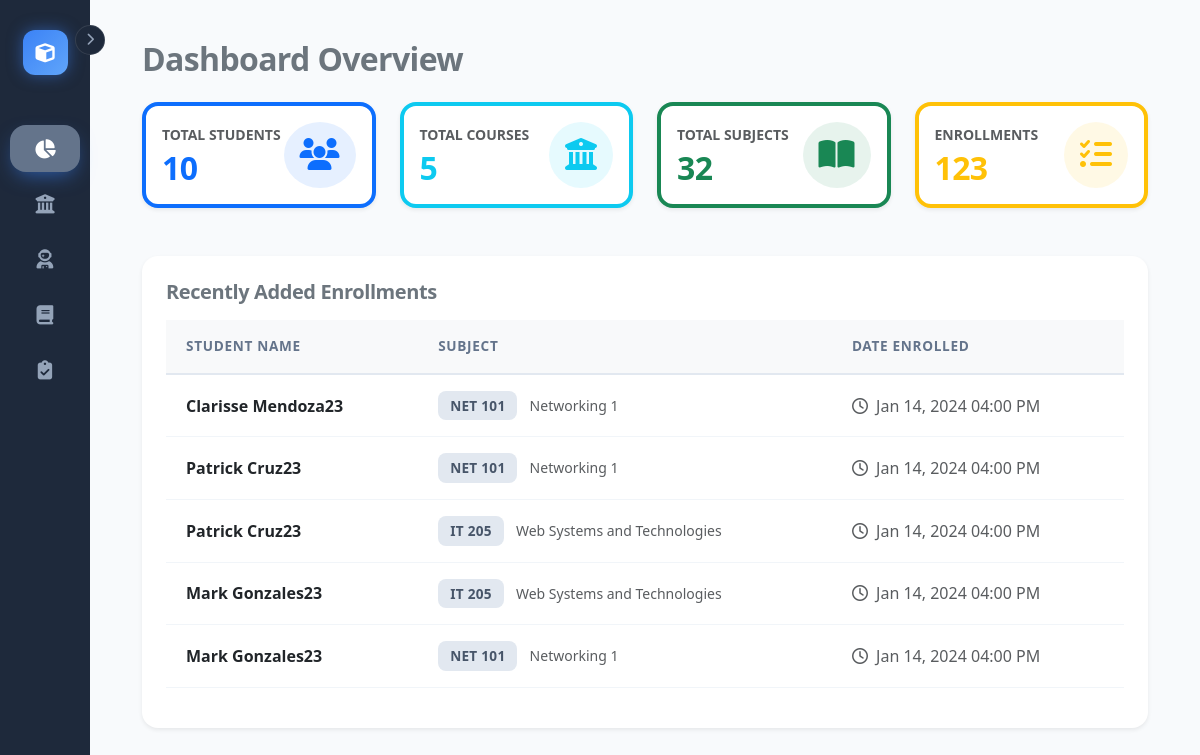
Before: /pages/dashboard.php with the older database file.
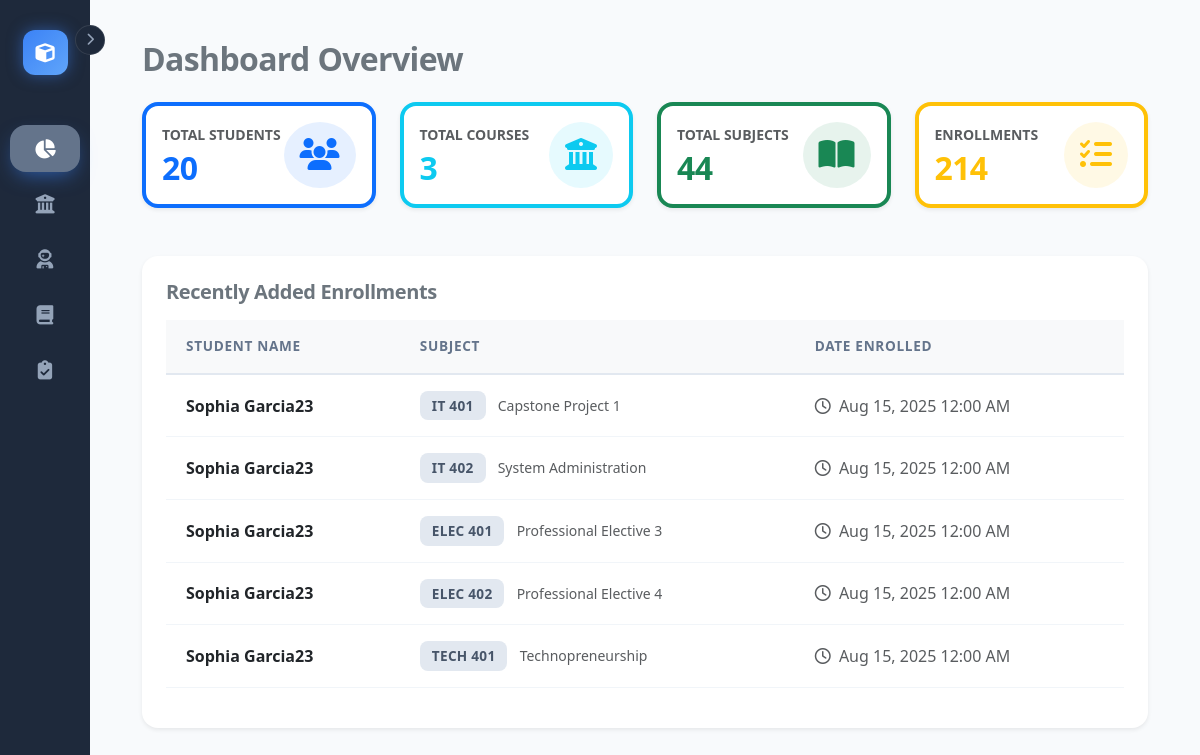
After: the same page with the newer database file.
### tables this page shows
CREATE TABLE `enrollments` (
  `id` int(11) NOT NULL AUTO_INCREMENT,
  `student_id` int(11) NOT NULL,
  `subject_id` int(11) NOT NULL,
  `enrolled_at` timestamp NOT NULL DEFAULT current_timestamp(),
  PRIMARY KEY (`id`),
  FOREIGN KEY (`student_id`) REFERENCES `students` (`id`) ON DELETE CASCADE,
  FOREIGN KEY (`subject_id`) REFERENCES `curriculum` (`CurriculumID`) ON DELETE CASCADE
);

CREATE TABLE `students` (
  `id` int(11) NOT NULL AUTO_INCREMENT,
  `lastname` varchar(50) NOT NULL,
  `firstname` varchar(50) NOT NULL,
  `middlename` varchar(50) DEFAULT NULL,
  `age` int(11) NOT NULL,
  `email` varchar(100) NOT NULL,
  `phone` varchar(20) DEFAULT NULL,
  `created_at` timestamp NOT NULL DEFAULT current_timestamp(),
  PRIMARY KEY (`id`),
  UNIQUE KEY `email` (`email`)
);

CREATE TABLE `curriculum` (
  `CurriculumID` int(11) NOT NULL AUTO_INCREMENT,
  `courseID` varchar(10) DEFAULT NULL,
  `subject_code` varchar(20) NOT NULL,
  `description` text NOT NULL,
  `year_level` int(11) NOT NULL,
  `semester` varchar(20) NOT NULL,
  `units` int(11) NOT NULL DEFAULT 3,
  PRIMARY KEY (`CurriculumID`),
  FOREIGN KEY (`courseID`) REFERENCES `course` (`courseID`) ON DELETE SET NULL
);

### pages/dashboard.php (the view, shortened to what the changed rows need)
<?php
require '../config/db.php';
$stats = [
    'students' => $pdo->query("SELECT COUNT(*) FROM students")->fetchColumn(),
    'subjects' => $pdo->query("SELECT COUNT(*) FROM curriculum")->fetchColumn(),
    'courses'  => $pdo->query("SELECT COUNT(*) FROM course")->fetchColumn(),
    'enrollments' => $pdo->query("SELECT COUNT(*) FROM enrollments")->fetchColumn()
];
$recent_activity = $pdo->query("
    SELECT s.firstname, s.lastname, c.subject_code, c.description, e.enrolled_at
    FROM enrollments e
    JOIN students s ON e.student_id = s.id
    JOIN curriculum c ON e.subject_id = c.CurriculumID
    ORDER BY e.enrolled_at DESC LIMIT 5
")->fetchAll();
?>
<?php include '../includes/sidebar.php'; ?>
<div class="container-fluid main-content">
    <h2 class="mb-4 fw-bold text-secondary">Dashboard Overview</h2>
    <div class="row g-4 mb-5">
        <div class="col-md-3">
            <div class="card p-3 border-start border-4 border-primary shadow-sm h-100">
                <div class="d-flex justify-content-between align-items-center">
                    <div>
                        <p class="text-muted mb-1 text-uppercase fw-bold small">Total Students</p>
                        <h2 class="fw-bold mb-0 text-primary"><?php echo $stats['students']; ?></h2>
                    </div>
                </div>
            </div>
        </div>
        <div class="col-md-3">
            <div class="card p-3 border-start border-4 border-info shadow-sm h-100">
                <div class="d-flex justify-content-between align-items-center">
                    <div>
                        <p class="text-muted mb-1 text-uppercase fw-bold small">Total Courses</p>
                        <h2 class="fw-bold mb-0 text-info"><?php echo $stats['courses']; ?></h2>
                    </div>
                </div>
            </div>
        </div>
        <div class="col-md-3">
            <div class="card p-3 border-start border-4 border-success shadow-sm h-100">
                <div class="d-flex justify-content-between align-items-center">
                    <div>
                        <p class="text-muted mb-1 text-uppercase fw-bold small">Total Subjects</p>
                        <h2 class="fw-bold mb-0 text-success"><?php echo $stats['subjects']; ?></h2>
                    </div>
                </div>
            </div>
        </div>
        <div class="col-md-3">
            <div class="card p-3 border-start border-4 border-warning shadow-sm h-100">
                <div class="d-flex justify-content-between align-items-center">
                    <div>
                        <p class="text-muted mb-1 text-uppercase fw-bold small">Enrollments</p>
                        <h2 class="fw-bold mb-0 text-warning"><?php echo $stats['enrollments']; ?></h2>
                    </div>
                </div>
            </div>
        </div>
    </div>
    <div class="card border-0 shadow-sm p-4">
        <div class="table-responsive">
            <table class="table table-hover align-middle">
                <thead class="bg-light">
                    <tr>
                        <th>Student Name</th>
                        <th>Subject</th>
                        <th>Date Enrolled</th>
                    </tr>
                </thead>
                <tbody>
                    <?php if (count($recent_activity) > 0): ?>
                        <?php foreach ($recent_activity as $act): ?>
                        <tr>
                            <td class="fw-bold text-dark">
                                <?php echo htmlspecialchars($act['firstname'] . ' ' . $act['lastname']); ?>
                            </td>
                            <td>
                                <span class="badge bg-primary bg-opacity-10 text-primary">
                                    <?php echo htmlspecialchars($act['subject_code']); ?>
                                </span>
                                <span class="text-muted small ms-2"><?php echo htmlspecialchars($act['description']); ?></span>
                            </td>
                            <td class="text-muted small">
                                <i class="far fa-clock me-1"></i>
                                <?php echo date('M d, Y h:i A', strtotime($act['enrolled_at'])); ?>
                            </td>
                        </tr>
                        <?php endforeach; ?>
                    <?php else: ?>
                        <tr>
                            <td colspan="3" class="text-center text-muted py-4">No recent activity found.</td>
                        </tr>
                    <?php endif; ?>
                </tbody>
            </table>
        </div>
    </div>
</div>
</body>
</html>

Changed rows visible on the page:
no longer on this page (row edited): enrollments: student.lastname "Clarisse Mendoza23", subject.subject_code "NET 101", subject.description "Networking 1", enrolled_at "Jan 14, 2024 04:00 PM"
no longer on this page (row edited): enrollments: student.lastname "Patrick Cruz23", subject.subject_code "NET 101", subject.description "Networking 1", enrolled_at "Jan 14, 2024 04:00 PM"
no longer on this page (row edited): enrollments: student.lastname "Patrick Cruz23", subject.subject_code "IT 205", subject.description "Web Systems and Technologies", enrolled_at "Jan 14, 2024 04:00 PM"
no longer on this page (row edited): enrollments: student.lastname "Mark Gonzales23", subject.subject_code "IT 205", subject.description "Web Systems and Technologies", enrolled_at "Jan 14, 2024 04:00 PM"
no longer on this page (row edited): enrollments: student.lastname "Mark Gonzales23", subject.subject_code "NET 101", subject.description "Networking 1", enrolled_at "Jan 14, 2024 04:00 PM"
now on this page (row edited): enrollments: student.lastname "Sophia Garcia23", subject.subject_code "IT 401", subject.description "Capstone Project 1", enrolled_at "Aug 15, 2025 12:00 AM"
now on this page (row edited): enrollments: student.lastname "Sophia Garcia23", subject.subject_code "IT 402", subject.description "System Administration", enrolled_at "Aug 15, 2025 12:00 AM"
now on this page (row edited): enrollments: student.lastname "Sophia Garcia23", subject.subject_code "ELEC 401", subject.description "Professional Elective 3", enrolled_at "Aug 15, 2025 12:00 AM"
now on this page (row edited): enrollments: student.lastname "Sophia Garcia23", subject.subject_code "ELEC 402", subject.description "Professional Elective 4", enrolled_at "Aug 15, 2025 12:00 AM"
now on this page (row edited): enrollments: student.lastname "Sophia Garcia23", subject.subject_code "TECH 401", subject.description "Technopreneurship", enrolled_at "Aug 15, 2025 12:00 AM"
Other visible differences:
$stats['students']: "10" → "20"
$stats['courses']: "5" → "3"
$stats['subjects']: "32" → "44"
$stats['enrollments']: "123" → "214"
